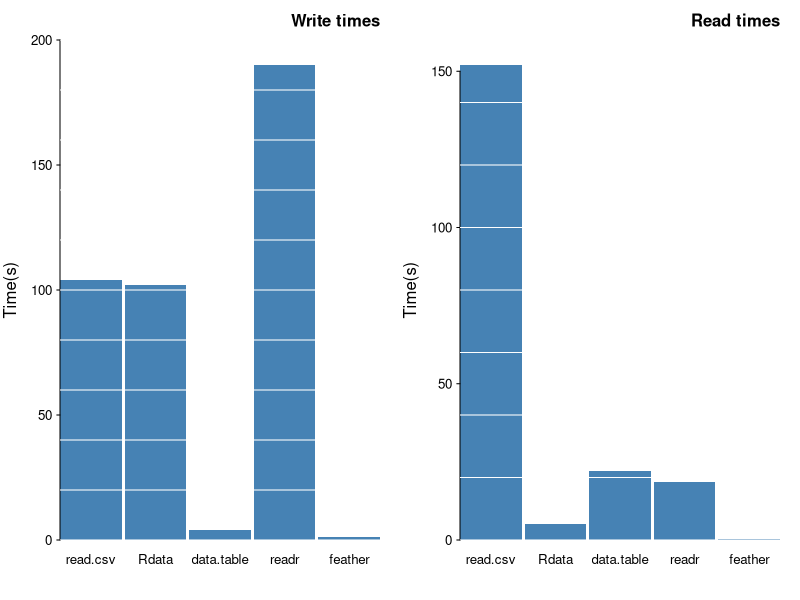

Generate this figure with R: (Note: this script raises an error after producing the figure.)
## ---- chunk 1
x = runif(1e3)
x[sample(1e3, 1e2)] = NA # 10% NAs
dd =  as.data.frame(replicate(10, x))
## ---- chunk 2
writes = c(104, 102, 4.1, 190, 1.319)
reads = c(152, 5.1, 22.07, 18.58, 0.422)
n = c("read.csv", "Rdata", "data.table", "readr", "feather")

par(mar=c(3,3,2,1), mgp=c(2,0.4,0), tck=-.01,
    cex.axis=0.8, las=1, xaxs='i',yaxs='i', mfrow=c(1, 2))
barplot(writes, names.arg=n, col="steelblue", 
        border=NA, space=0.05, ylim=c(0, 200), 
        ylab="Time(s)")
abline(h=seq(0, 200, 20), col="white")
title("Write times", adj=1, 
      cex.main=1, font.main=2, col.main="black")
par(mar=c(3,3,2,1), mgp=c(2,0.4,0), tck=-.01,
    cex.axis=0.8, las=1, xaxs='i',yaxs='i')
barplot(reads, names.arg=n, col="steelblue", 
        border=NA, space=0.05, ylim=c(0, 160), 
        ylab="Time(s)")
abline(h=seq(0, 150, 20), col="white")
title("Read times", adj=1, 
      cex.main=1, font.main=2, col.main="black")
## ---- chunk 3
data("dummy_data", package="jrBig")
head(dummy_data, 3)
dim(dummy_data)
## ---- chunk 4
library("dplyr")
dplyr::location(dummy_data)
## ---- chunk 5
dum_cpy = dummy_data
## ---- chunk 6
dum_cpy$V1 = dum_cpy$V1*2.0
## ---- chunk 7
location(dummy_data)
location(dum_cpy)
## ---- chunk 8
f = function(x) x[,4, drop=FALSE]
## ---- chunk 9
location(dummy_data)
location(f(dummy_data))
